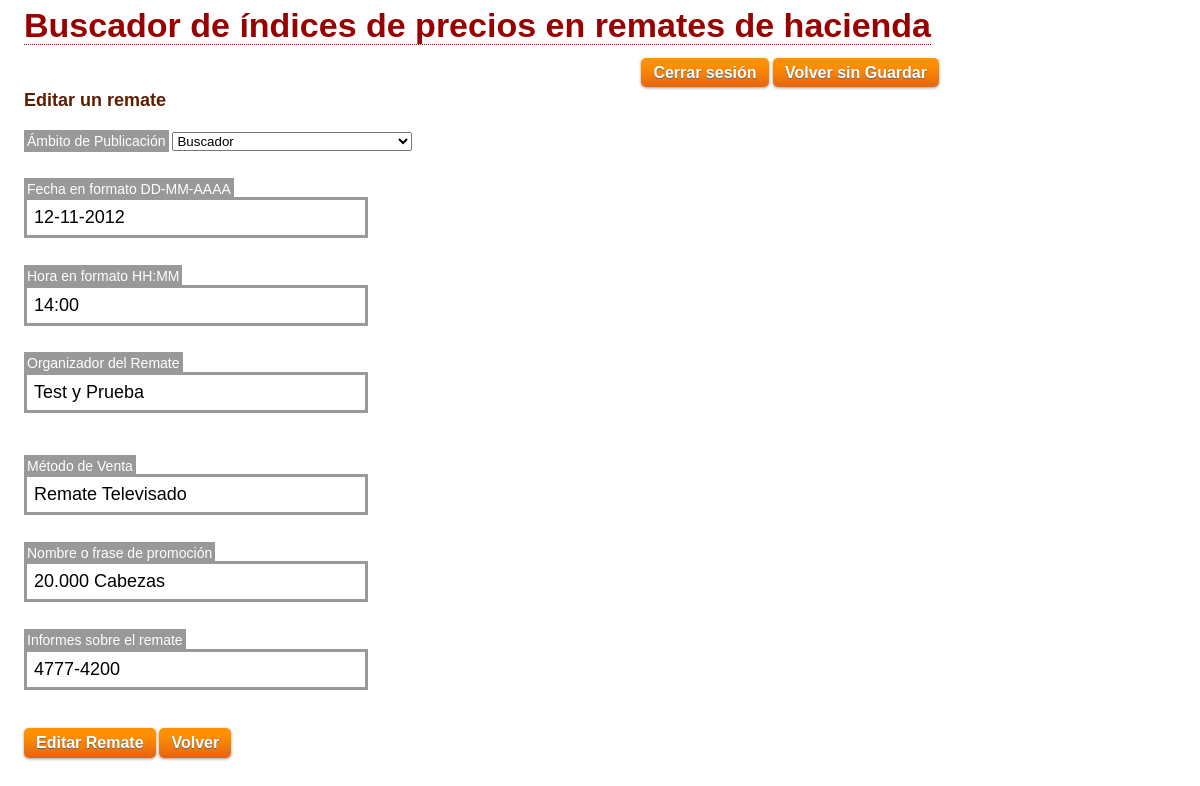
/editar-remate.php?subasta=127 (signed in), run on the app's committed database.
### tables this page shows
CREATE TABLE IF NOT EXISTS `remates` (
  `remate_id` int(11) NOT NULL AUTO_INCREMENT,
  `fecha_re` date NOT NULL,
  `hora_re` varchar(5) NOT NULL DEFAULT '14:00',
  `organizador` varchar(100) DEFAULT NULL,
  `metodo` varchar(50) DEFAULT NULL,
  `logo_re` varchar(255) NOT NULL DEFAULT 'images/logos/rural.png',
  `nombre_re` varchar(50) DEFAULT NULL,
  `informes_re` varchar(50) NOT NULL DEFAULT '(011) 4777-4200',
  `status_re` int(1) NOT NULL DEFAULT '0',
  `cardinal_re` int(11) NOT NULL DEFAULT '0',
  PRIMARY KEY (`remate_id`)
);

### inc/class.hacienda.inc.php (called while the page is built, shortened)
<?php
class BipherHacienda
{
	private $_db;
	public function __construct($db=NULL)
	{
		if(is_object($db))
		{
			$this->_db = $db;
		}
		else
		{
			$dsn = "mysql:host=".DB_HOST.";dbname=".DB_NAME;
			$this->_db = new PDO($dsn, DB_USER, DB_PASS);
		}
	}
	public function cargarInfoRemate($subasta=NULL)
	{
		$subasta = $_GET['subasta'];
		$sql = "SELECT * FROM remates WHERE remate_id=:subasta";
		try
		{
			$stmt = $this->_db->prepare($sql);
			$stmt->bindParam(':subasta', $subasta, PDO::PARAM_INT);
			$stmt->execute();
			$linea = $stmt->fetch();
			return array($linea['remate_id'], $linea['fecha_re'], $linea['hora_re'], $linea['organizador'], $linea['metodo'], $linea['logo_re'], $linea['nombre_re'], $linea['informes_re'], $linea['status_re'], $linea['cardinal_re']);
		}
		catch(PDOException $e)
		{
			return FALSE;
		}
	}
}
?>

### editar-remate.php (the view, shortened to what this page needs)
<html <?php xm();?>>
<head>
</head>
<body>
<?php include_once 'comun/abre-body-usuario.php';?>
<?php if(!empty($_SESSION['LoggedIn']) && !empty($_SESSION['username'])): ?>
<?php
	include_once 'inc/class.hacienda.inc.php';
	$rema = new BipherHacienda($db);
	list($rid, $fecha, $hora, $organizador, $metodo, $logo, $nombre, $info, $sta, $cardinal) = $rema->cargarInfoRemate();
		$op0 = '';
	switch ($sta)
	{
		case 0:
			$op0 = 'selected="selected"';
		break;
	}
?>
		<h2>Editar un remate</h2>
			<br />
		<form method="post" action="db-interaccion/hacienda.php"
			id="editar-remate-form">
			<div>
				<label for="status_re">Ámbito de Publicación</label>
				<select id="status_re" name="status_re" class="desplazado">
					<option value="0" <?php echo $op0; ?>><?php echo ambitoDePublicacion(0)?></option>
				</select>
					<br /><br /><br />
				<label for="fecha_re">Fecha en formato DD-MM-AAAA </label>
				<input type="text" name="fecha_re" id="nueva-fecha" value="<?php echo darVueltaFecha($fecha); ?>" />
					<br /><br />
				<label for="hora_re">Hora en formato HH:MM </label>
				<input type="text" name="hora_re" id="nueva-hora" value="<?php echo $hora; ?>" />
					<br /><br />
				<label for="organizador">Organizador del Remate</label>
				<input type="text" name="organizador" id="organizador" value="<?php echo $organizador; ?>"  />
					<br />
					<br /><br />
				<label for="metodo">Método de Venta</label>
				<input type="text" name="metodo" id="metodo" value="<?php echo $metodo; ?>" />
					<br /><br />
				<label for="nombre_re">Nombre o frase de promoción </label>
				<input type="text" name="nombre_re" id="nombre_re" value="<?php echo $nombre; ?>" />
					<br /><br />
				<label for="informes_re">Informes sobre el remate</label>
				<input type="text" name="informes_re" id="informes_re" value="<?php echo $info; ?>" />
					<br /><br />
				<input type="submit" name="editarremate" id="editarremate" value="Editar Remate" class="button" />
				<input type="submit" name="atras" id="atras" value="Volver" class="button" />
			</div>
		</form>
<?php
	else:
?>
	<h2>Inicie Sesión...</h2>
<?php
	include_once 'comun/form-loguearse.txt';
	endif;
?>
	</div>
</body>
</html>

### comun/frente.css (style rules this page uses)
* { margin: 0; padding: 0; }
input { outline: 0; }
body { font: 14px/1.1 Helvetica, Sans-Serif; }
.button { background: url(../images/button-bg.png) repeat-x; -moz-border-radius: 5px; padding: 6px 12px; border: none; color: white; cursor: pointer; text-shadow: 0 1px 1px #666; -webkit-border-radius: 5px; -webkit-box-shadow: 0 1px 3px #999; font: bold 16px Helvetica; margin-top: 8px; }
h2 { font: bold 18px Helvetica, Sans-Serif; margin: 0 0 0 0; color: #5C1D01; }
label { background: #999; color: white; padding: 3px; }
select { width: 240px; position: relative; margin-top: 6px; }
input[type="text"], input[type="password"] { width: 324px; border: 3px solid #999; font-size: 18px; padding: 7px; display: block; }

### data on the page
remates: fecha_re "12-11-2012", hora_re "14:00", organizador "Test y Prueba", metodo "Remate Televisado", nombre_re "20.000 Cabezas", informes_re "4777-4200"

### other printed values
form field status_re "Buscador"
